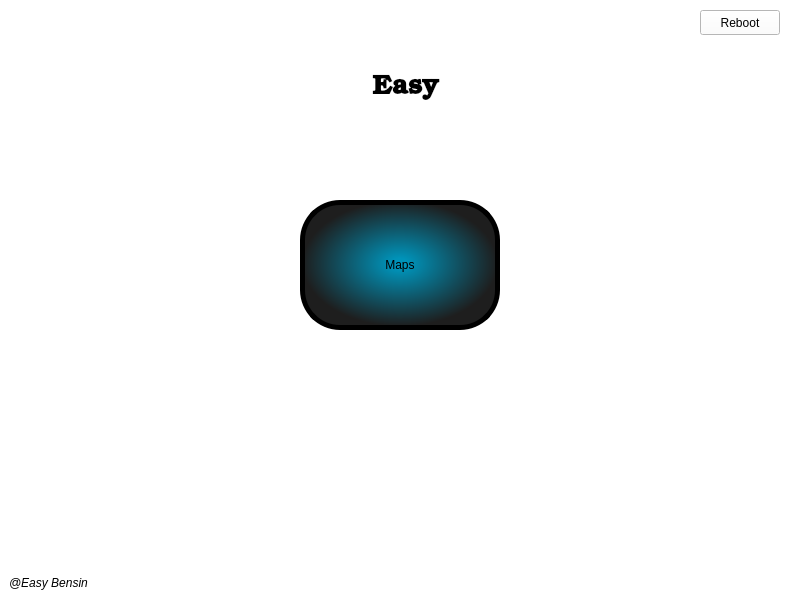
<?xml version="1.0" encoding="UTF-8"?>
<ui version="4.0">
 <class>homeLayout</class>
 <widget class="QDialog" name="homeLayout">
  <property name="geometry">
   <rect>
    <x>0</x>
    <y>0</y>
    <width>800</width>
    <height>600</height>
   </rect>
  </property>
  <property name="windowTitle">
   <string>Dialog</string>
  </property>
  <property name="styleSheet">
   <string notr="true">background-color: rgb(255, 255, 255);</string>
  </property>
  <widget class="QLabel" name="label_2">
   <property name="geometry">
    <rect>
     <x>9</x>
     <y>574</y>
     <width>92</width>
     <height>17</height>
    </rect>
   </property>
   <property name="sizePolicy">
    <sizepolicy hsizetype="Minimum" vsizetype="Fixed">
     <horstretch>0</horstretch>
     <verstretch>0</verstretch>
    </sizepolicy>
   </property>
   <property name="minimumSize">
    <size>
     <width>0</width>
     <height>0</height>
    </size>
   </property>
   <property name="font">
    <font>
     <italic>true</italic>
    </font>
   </property>
   <property name="text">
    <string>@Easy Bensin</string>
   </property>
  </widget>
  <widget class="QPushButton" name="PushButtonFeedback">
   <property name="geometry">
    <rect>
     <x>20</x>
     <y>400</y>
     <width>200</width>
     <height>130</height>
    </rect>
   </property>
   <property name="sizePolicy">
    <sizepolicy hsizetype="Minimum" vsizetype="Preferred">
     <horstretch>0</horstretch>
     <verstretch>0</verstretch>
    </sizepolicy>
   </property>
   <property name="styleSheet">
    <string notr="true">#PushButtonFeedback
{ 
background-color: transparent; 
border-image: url(:/picture/feedback.png); 
background: none; 
border: none; 
background-repeat: none; 
}</string>
   </property>
   <property name="text">
    <string/>
   </property>
  </widget>
  <widget class="QPushButton" name="PushButtonMaps">
   <property name="geometry">
    <rect>
     <x>300</x>
     <y>200</y>
     <width>200</width>
     <height>130</height>
    </rect>
   </property>
   <property name="sizePolicy">
    <sizepolicy hsizetype="Minimum" vsizetype="Preferred">
     <horstretch>0</horstretch>
     <verstretch>0</verstretch>
    </sizepolicy>
   </property>
   <property name="styleSheet">
    <string notr="true">#PushButtonMaps{
background-color: qradialgradient(spread:pad, cx:0.499807, cy:0.489, radius:0.5, fx:0.499, fy:0.488909, stop:0.0795455 rgba(0, 147, 185, 255), stop:1 rgba(30, 30, 30, 255));
border: 5px solid black;
border-radius: 40px;
}</string>
   </property>
   <property name="text">
    <string>Maps</string>
   </property>
  </widget>
  <widget class="QLabel" name="label">
   <property name="geometry">
    <rect>
     <x>320</x>
     <y>70</y>
     <width>171</width>
     <height>36</height>
    </rect>
   </property>
   <property name="sizePolicy">
    <sizepolicy hsizetype="Preferred" vsizetype="Preferred">
     <horstretch>0</horstretch>
     <verstretch>0</verstretch>
    </sizepolicy>
   </property>
   <property name="font">
    <font>
     <family>URW Bookman L</family>
     <pointsize>20</pointsize>
     <weight>75</weight>
     <bold>true</bold>
    </font>
   </property>
   <property name="focusPolicy">
    <enum>Qt::NoFocus</enum>
   </property>
   <property name="frameShape">
    <enum>QFrame::NoFrame</enum>
   </property>
   <property name="frameShadow">
    <enum>QFrame::Plain</enum>
   </property>
   <property name="lineWidth">
    <number>1</number>
   </property>
   <property name="midLineWidth">
    <number>0</number>
   </property>
   <property name="text">
    <string>Easy</string>
   </property>
   <property name="alignment">
    <set>Qt::AlignCenter</set>
   </property>
  </widget>
  <widget class="QPushButton" name="PushButtonHistory">
   <property name="geometry">
    <rect>
     <x>580</x>
     <y>200</y>
     <width>200</width>
     <height>130</height>
    </rect>
   </property>
   <property name="sizePolicy">
    <sizepolicy hsizetype="Minimum" vsizetype="Preferred">
     <horstretch>0</horstretch>
     <verstretch>0</verstretch>
    </sizepolicy>
   </property>
   <property name="styleSheet">
    <string notr="true">#PushButtonHistory
{ 
background-color: transparent; 
border-image: url(:/picture/history.png); 
background: none; 
border: none; 
background-repeat: none; 
}</string>
   </property>
   <property name="text">
    <string/>
   </property>
  </widget>
  <widget class="QPushButton" name="PushButtonHome">
   <property name="enabled">
    <bool>true</bool>
   </property>
   <property name="geometry">
    <rect>
     <x>20</x>
     <y>200</y>
     <width>200</width>
     <height>130</height>
    </rect>
   </property>
   <property name="sizePolicy">
    <sizepolicy hsizetype="Minimum" vsizetype="Preferred">
     <horstretch>0</horstretch>
     <verstretch>0</verstretch>
    </sizepolicy>
   </property>
   <property name="styleSheet">
    <string notr="true">
#PushButtonHome
{ 
background-color: transparent; 
border-image: url(:/picture/off.png); 
background: none; 
border: none; 
background-repeat: none; 
}
#PushButtonHome:pressed
{
 border-image: url(:/picture/on.png); 
}</string>
   </property>
   <property name="text">
    <string/>
   </property>
  </widget>
  <widget class="QPushButton" name="PushButtonAbout">
   <property name="geometry">
    <rect>
     <x>580</x>
     <y>400</y>
     <width>200</width>
     <height>130</height>
    </rect>
   </property>
   <property name="sizePolicy">
    <sizepolicy hsizetype="Minimum" vsizetype="Preferred">
     <horstretch>0</horstretch>
     <verstretch>0</verstretch>
    </sizepolicy>
   </property>
   <property name="styleSheet">
    <string notr="true">#PushButtonAbout
{ 
background-color: transparent; 
border-image: url(:/picture/about.png); 
background: none; 
border: none; 
background-repeat: none; 
}</string>
   </property>
   <property name="text">
    <string/>
   </property>
  </widget>
  <widget class="QPushButton" name="PushButtonLevel">
   <property name="geometry">
    <rect>
     <x>300</x>
     <y>400</y>
     <width>200</width>
     <height>130</height>
    </rect>
   </property>
   <property name="sizePolicy">
    <sizepolicy hsizetype="Minimum" vsizetype="Preferred">
     <horstretch>0</horstretch>
     <verstretch>0</verstretch>
    </sizepolicy>
   </property>
   <property name="styleSheet">
    <string notr="true">#PushButtonLevel
{ 
background-color: transparent; 
border-image: url(:/picture/level.png); 
background: none; 
border: none; 
background-repeat: none; 
}</string>
   </property>
   <property name="text">
    <string/>
   </property>
  </widget>
  <widget class="QPushButton" name="PushButtonReboot">
   <property name="geometry">
    <rect>
     <x>700</x>
     <y>10</y>
     <width>80</width>
     <height>25</height>
    </rect>
   </property>
   <property name="text">
    <string>Reboot</string>
   </property>
  </widget>
 </widget>
 <resources/>
 <connections/>
</ui>
